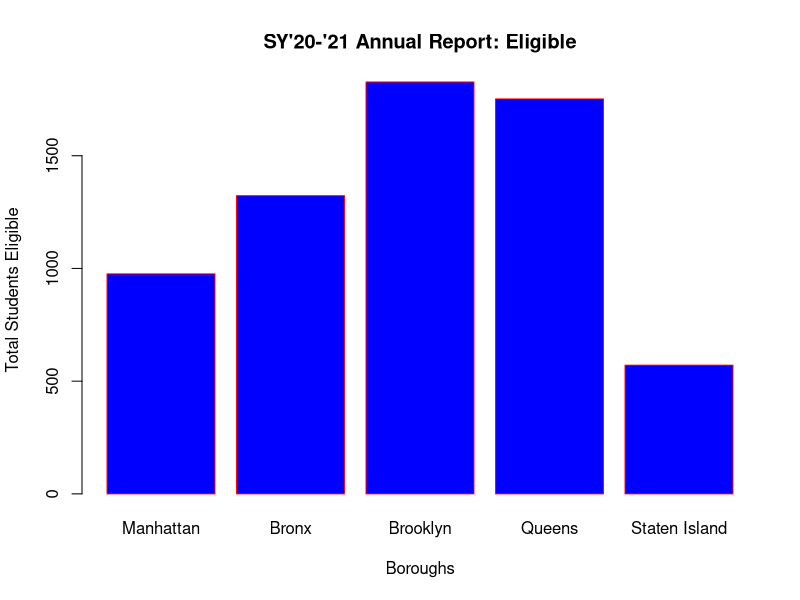

The R script that drew this image:
# Create the data for the chart
H <- c(976,1323,1827,1752,571)
M <- c("Manhattan","Bronx","Brooklyn","Queens","Staten Island")

# Give the chart file a name
png(file = "Annual_report_classified.png")

# Plot the bar chart 
barplot(H,names.arg=M,xlab="Boroughs",ylab="Total Students Eligible",col="blue",
        main="SY'20-'21 Annual Report: Eligible",border="red")

# Save the file
dev.off()